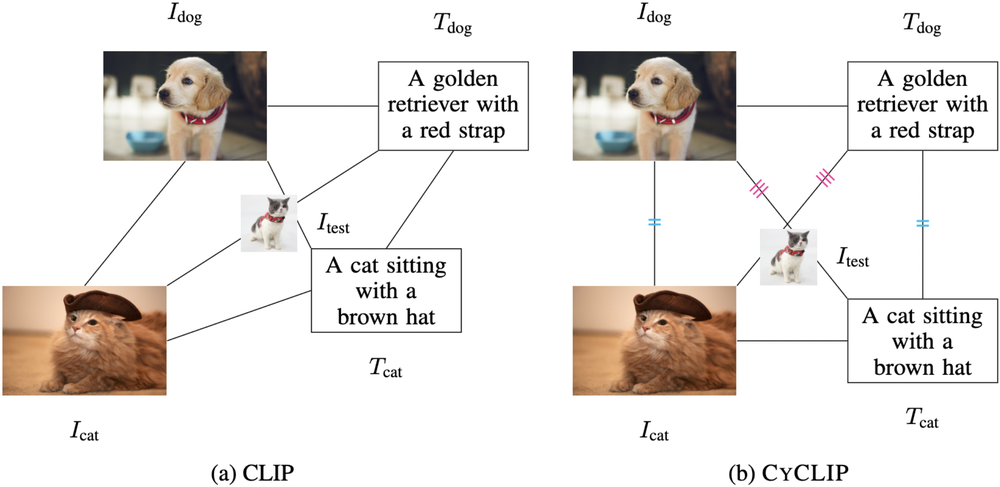
#> input picture docs/images/intro.png, 1000 x 487 px, shrunk from 2280 x 1110 before the run, found by its file name; its folder holds only this picture in this run
$ python permute_image.py
#> lines starting #> are read from the running program, lines starting #| are printed output that depends on the picture
from PIL import Image
import numpy as np
import random
import os

path = r'/data0/datasets/MSCOCO-2017/train/'
images = os.listdir(os.path.join(path, 'images/'))
for image in images:
    im = Image.open(os.path.join(path, 'images/', image))
#> im is the input picture: PIL image 1000x487 RGBA; mean R, G, B, A 232.8, 228.8, 225.7, 255

    parts = []
    height, width = im.size
#> height = 1000; width = 487
    for i in range(0, 3):
        for j in range(0, 3):
            box = (i*height//3, j*width//3, (i+1)*height//3, (j+1)*width//3)
            parts.append(im.crop(box))
#> after the loop, parts = 9 items

    neg_img = im.copy()
    while (np.asarray(neg_img) == np.asarray(im)).all():
        random.shuffle(parts)

        for i, part in enumerate(parts):
            offset = ((i%3)*height//3, (i//3)*width//3)
            neg_img.paste(part, offset)
#> this loop made 1 pass
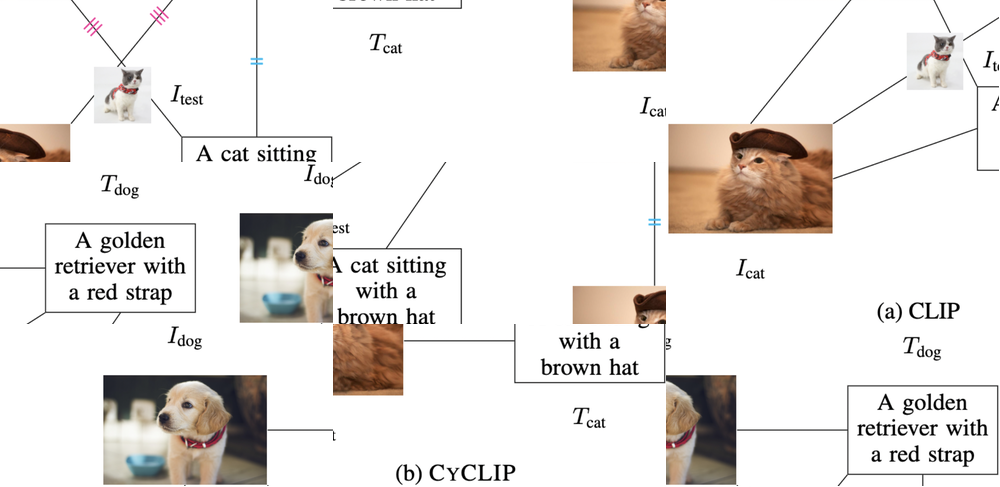
#> neg_img: PIL image 1000x487 RGBA; mean R, G, B, A 232.8, 228.8, 225.7, 255
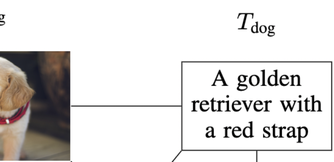
#> part: PIL image 334x162 RGBA; mean R, G, B, A 222.2, 220.3, 219.1, 255

    neg_img.save(os.path.join(path, 'permuted_images/', image.split('/')[-1]))
